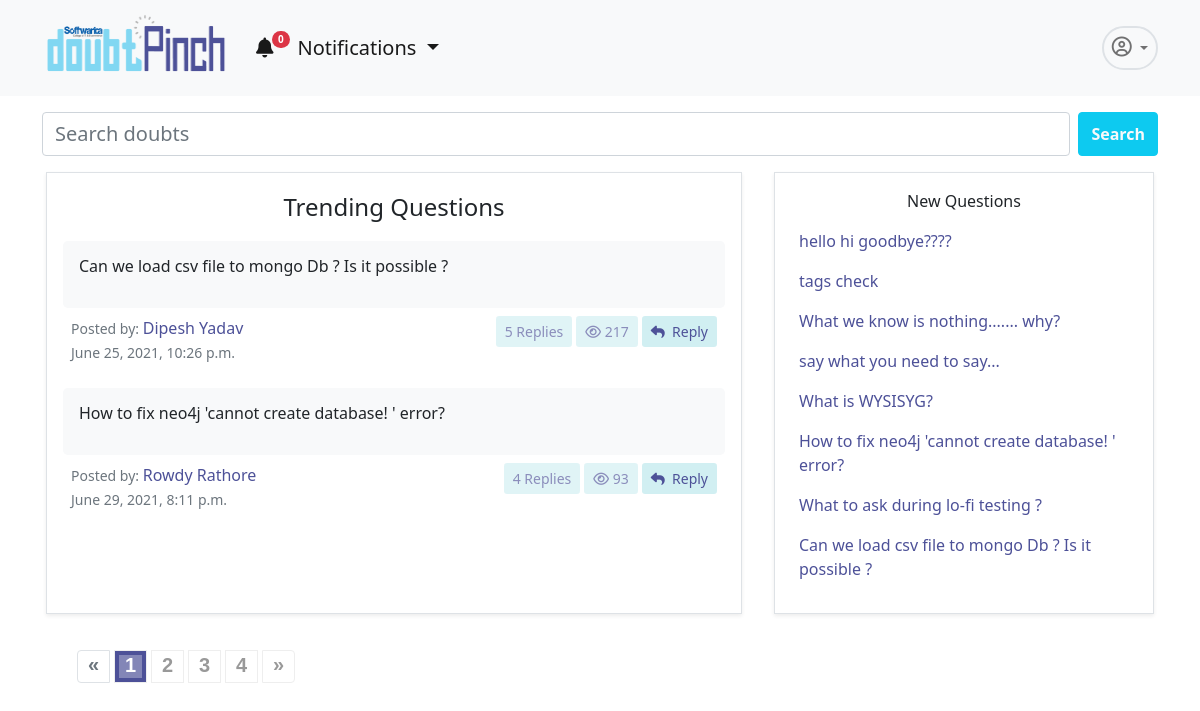
The app's page /app/home/ with its own data.
### dpapp/models.py (models this page shows, shortened)
class Doubt(models.Model):
    user= models.ForeignKey(User,on_delete=models.CASCADE)
    title= models.TextField(null=False)
    description=models.TextField(null=True, blank=True)
    created_on = models.DateTimeField(default=datetime.now, blank=True)
    views= models.IntegerField(default=0)
    tags = TaggableManager()
    @property
    def total_replies(self):
        totalreplies = Answer.objects.filter(doubt=self).count()
        return totalreplies

### accounts/models.py (models this page shows, shortened)
class User(AbstractUser):
    username = None#models.CharField(max_length=255, null=True, blank=True)
    email = models.EmailField(
        verbose_name='email address',
        max_length=255,
        unique=True,
    )
    profile_pic= models.ImageField(upload_to='admin_pics', null=True, blank=True)
    email_confirmed = models.BooleanField(default=False) #initially this field is false but will se chan
    is_active = models.BooleanField(default=False)
    is_staff = models.BooleanField(default=False) # a admin user; non super-user
    is_admin = models.BooleanField(default=False)
    is_seller = models.BooleanField(default=False)
    is_customer = models.BooleanField(default=False)
    USERNAME_FIELD = 'email'
    REQUIRED_FIELDS = [] #emaila nd password are required fields and first name and last name is inherited from the user creation model
    object = UserManager()

### dpapp/views.py (the view)
# urls.py: 2. Add a URL to urlpatterns:  path('', Home.as_view(), name='home')
class Home(ListView):
    template_name="dpapp/home.html"
    model= Doubt
    def get_context_data(self, **kwargs):
        context = super(Home, self).get_context_data(**kwargs)
        doubts=Doubt.objects.all().order_by('-views')
        newdoubts=Doubt.objects.all().order_by('-id')
        paginator= Paginator(doubts, 2)
        page = self.request.GET.get('page')
        try:
            doubts = paginator.page(page)
        except PageNotAnInteger:
            doubts = paginator.page(1)
        except EmptyPage:
            doubts = paginator.page(paginator.num_pages)
        context.update({'doubts':doubts,'newdoubts':newdoubts,'page':page})
        return context

### dpapp/blognav.py (called while the page is built)
def navbar(request):
    if not request.user.is_anonymous:
        user=request.user
        notifications = Notification.objects.filter(user=user).order_by('-id')[:5]
        noti_count = Notification.objects.filter(user=user, is_seen=False).count()
        return {'nav_notifications': notifications,'noti_count':noti_count}
    return {'nav_notifications': '0','noti_count':0}

### templates/dpapp/home.html (shortened to what this page needs)
{% extends 'dpapp/base.html' %}
{% load static %}
        {% block navbar%}
        <link rel="stylesheet" href="{% static 'dpapp/css/paginate.css' %}">
        <div class="container">
            <form class="d-flex mt-3" method="GET" action="/app/search">
                <input class="form-control me-2 fs-5 fw-light" type="search" placeholder="Search doubts" name="query"
                    aria-label="Search">
                <button class="btn btn-info text-light fw-bold" type="submit">Search</button>
            </form>
            <div class="row mt-3 ">
                <div class="col border shadow-sm p-3 mx-3 mb-3">
                    <p class="fw-light fs-4 text-center">Trending Questions</p>
                    {% for i in doubts %}
                    <div class="mt-1">
                        <div class="bg-light mt-2 p-3 rounded-3  ">
                            <p class="h6 text-dark mb-3">{{i.title}}</p>
                        </div>
                        <div class="d-flex bd-highlight mb-3">
                            <div class="me-auto p-2 bd-highlight">
                                <small class="text-muted">Posted by: <span class="fs-6 text-pinch">{{i.user.first_name}} {{i.user.last_name}}</span></small><br>
                                <small class="text-muted">{{i.created_on}}</span></small>
                            </div>
                            <div class="p-2 bd-highlight">
                                <div class="d-flex justify-content-center">
                                    <a href="" class="btn btn-doubt btn-sm text-pinch disabled me-1"> {{i.total_replies}} Replies</a>
                                    <a href="" class="btn btn-doubt btn-sm text-pinch disabled me-1"><i
                                            class="far fa-eye"></i> {{i.views}}</a>
                                    <a href="{% url 'dpapp:detail' i.id %}" class="btn btn-doubt btn-sm text-pinch "><i
                                            class="fas fa-reply"></i>&nbsp; Reply</a>
                                </div>
                            </div>
                        </div>
                    </div>
                    {% endfor %}
                </div>
                <div class="col-lg-4 col-11 border shadow-sm mx-3 py-3 px-4 mb-3">
                    <p class="fw-light fs-6 text-center">New Questions</p>
                    {% for i in newdoubts%}
                    <a href="{% url 'dpapp:detail' i.id %}" class="text-pinch text-decoration-none fs-6">
                        <p>{{i.title}}</p>
                    </a>
                   {% endfor %}
                </div>
            </div>
            {% if doubts.paginator.num_pages > 1 %}
            <div class="demo">
                <nav class="pagination-outer" aria-label="Page navigation">
                    <ul class="pagination">
                        {% if doubts.has_previous %}
                        {% if 'heading_contains' in request.get_full_path %}
                        <li class="page-item">
                            <a class="page-link" href="{{ request.get_full_path }}&page={{ doubts.previous_page_number }}" tabindex="-1" aria-label="Previous">
                                <span aria-hidden="true">«</span>
                            </a>
                        </li>
                        {% else %}
                        <li class="page-item">
                            <a  class="page-link" href="?page={{ doubts.previous_page_number }}" tabindex="-1" aria-label="Previous">
                                <span aria-hidden="true">«</span>
                            </a>
                        </li>
                        {% endif %}
                        {% else%}
                        <li class="page-item disabled">
                            <a href="#" class="page-link"  tabindex="-1" aria-label="Previous">
                                <span aria-hidden="true">«</span>
                            </a>
                        </li>
                        {% endif %}
                        {% for i in doubts.paginator.page_range %}
                        {% if i == doubts.number%}
                        <li class="page-item active"><a class="page-link" href="#">{{i}}</a></li>
                        {% else %}
                            {% if 'heading_contains' in request.get_full_path %}
                            <li class="page-item"><a class="page-link" href="{{ request.get_full_path }}&page={{ i }}">{{ i }}</a></li>
                            {% else %}
                            <li class="page-item "><a class="page-link"  href="?page={{ i }}">{{ i }}</a></li>
                            {% endif %}
                        {% endif %}
                        {% endfor %}
                        {% if doubts.has_next %}
                        {% if 'heading_contains' in request.get_full_path %}
                        <li class="page-item">
                            <a class="page-link" aria-label="Next" href="{{ request.get_full_path }}&page={{ doubts.next_page_number }}">
                                <span aria-hidden="true">»</span>
                            </a>
                        </li>
                        {% else %}
                        <li class="page-item">
                            <a class="page-link" aria-label="Next" href="?page={{ doubts.next_page_number }}">
                                <span aria-hidden="true">»</span>
                            </a>
                        </li>
                        {%endif%}
                        {% else %}
                        <li class="page-item disabled">
                            <a class="page-link" aria-label="Next" href="#">
                                <span aria-hidden="true">»</span>
                            </a>
                        </li>
                        {%endif%}
                    </ul>
                </nav>
            </div>
            {%endif%}
        </div>
{% endblock %}

### static/dpapp/css/paginate.css (style rules this page uses)
.pagination-outer { text-align: center; }
.pagination { font-family: 'Quicksand', sans-serif; padding: 20px 30px; border-radius: 0; display: inline-flex; position: relative; float: left; }
.pagination li a.page-link { color: #999; background-color: transparent; font-size: 20px; font-weight: 600; line-height: 29px; height: 33px; width: 33px; padding: 0; margin: 0 5px; border-radius: 0; border: 1px solid #eee; transition: all 0.5s ease 0s; }
.pagination li a.page-link:hover, .pagination li a.page-link:focus, .pagination li.active a.page-link:hover, .pagination li.active a.page-link { color: #fff; background: #4d5198; border: 1px solid #eee; outline: 11px solid rgba(255,255,255,0.3); outline-offset: -17px; }
.pagination li:first-child a.page-link, .pagination li:last-child a.page-link { line-height: 27px; }

### templates/dpapp/base.html (style rules this page uses)
.text-pinch { color: #4d5198; }
.btn-doubt { background-color: #d1eff2; }

### records on screen
Doubt: title "Can we load csv file to mongo Db ? Is it possible ?", user.first_name "Dipesh", user.last_name "Yadav", created_on "June 25, 2021, 10:26 p.m.", total_replies "5", views "217"
Doubt: title "How to fix neo4j 'cannot create database! ' error?", user.first_name "Rowdy", user.last_name "Rathore", created_on "June 29, 2021, 8:11 p.m.", total_replies "4", views "93"
Doubt: title "hello hi goodbye????"
Doubt: title "tags check"
Doubt: title "What we know is nothing....... why?"
Doubt: title "say what you need to say..."
Doubt: title "What is WYSISYG?"
Doubt: title "What to ask during lo-fi testing ?"

### other values on screen
{{ noti_count }} "0"
{{ i }} "1"
{{ i }} "2" "3" "4"
